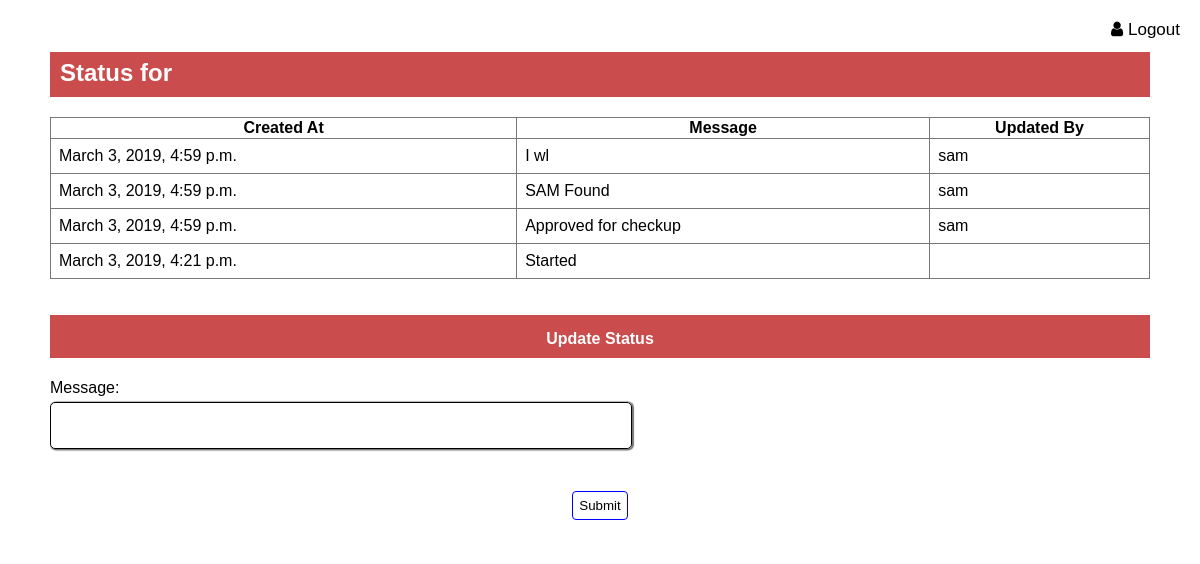
Screenshot of /nrc/referrals/2 (signed in) with the database file from the repository.
### app/models.py (models this page shows, shortened)
class Status(models.Model):
	referral = models.ForeignKey(Referral, on_delete = models.CASCADE)
	message = models.CharField(null = False, max_length = 400)
	createdAt = models.DateTimeField(auto_now_add = True)
	updatedby = models.ForeignKey(User, null = True, on_delete = models.CASCADE)

### app/views.py (the view, shortened to what this page needs)
# urls.py: path('nrc/referrals/<pk>', views.updateStatus),
@login_required
def updateStatus(request, pk):
	user = request.user
	if len(Referral.objects.filter(pk = pk)) == 0:
		return render(request, 'updateStatus.html', {'error': 'No Referral with pk' +  str(pk), 'User':user,})
	ref = Referral.objects.get(pk = pk)
	statusList = Status.objects.filter(referral = ref).order_by('-createdAt')
	if len(statusList) == 0:
		return render(request, 'updateStatus.html', {'error': 'No Status Available', 'User':user})
	latestMessage = statusList[0].message
	print(latestMessage)
	print(pk)
	try:
		ref = Referral.objects.get(pk = pk)
		statusList = Status.objects.filter(referral = ref).order_by('-createdAt')
		latestMessage = statusList[0].message
		print(latestMessage)
		if latestMessage == 'Request Closed':
			return render(request, 'updateStatus.html', {'statusList': statusList, 'User':user,})
		else:
			if latestMessage == 'Started':
				name = ['Mark As Fake', 'Approve For Checkup']
				value = ['FakeData', 'ApproveForCheckup']
			elif latestMessage == 'Approved for checkup':
				name = ['SAM Found', 'Not Found Sam']
				value = ['FoundSAM', 'NotFoundSAM']
			elif latestMessage == 'SAM Found' or latestMessage == 'No bed Available':
				name = ['Admit']
				value = ['Admit']
			elif latestMessage == 'Admitted':
				name = ['Discharge']
				value = ['Discharge']
			elif latestMessage == 'Discharged':
				name = ['First Checkup Done']
				value = ['FollowbackCheckup1']
			elif latestMessage == 'First Followback Checkup Done':
				name = ['Second Checkup Done']
				value = ['FollowbackCheckup2']
			elif latestMessage == 'Second Followback Checkup Done':
				name = ['Third Checkup Done']
				value = ['FollowbackCheckup3']
			else:
				name = []
				value = []
	except:
		statusList = []
		name = []
		value = []
	form = StatusUpdate()
	if len(name) == 2:
		name1 = name[0]
		name2 = name[1]
		val1 = value[0]
		val2 = value[1]
		return render(request, 'updateStatus.html', {'pk': pk, 'statusList': statusList, 'User':user, 'form':form, 'name1': name1, 'name2': name2, 'val1' : val1, 'val2' : val2 })
	elif len(name) == 1:
		name1 = name[0]
		val1 = value[0]
		return render(request, 'updateStatus.html', {'pk': pk, 'statusList': statusList, 'User':user, 'form':form, 'name1': name1, 'val1' : val1 })
	elif latestMessage != 'Request Closed':
		return render(request, 'updateStatus.html', {'pk': pk, 'statusList': statusList, 'User':user, 'form':form})
	else:
		return render(request, 'updateStatus.html', {'pk': pk, 'statusList': statusList, 'User':user})

### app/forms.py (shortened to what this page needs)
class StatusUpdate(forms.Form):
	message = forms.CharField(label = 'Message', required = False)

### app/templates/updateStatus.html (shortened to what this page needs)
{% extends "base_generic.html" %}
{% block nav %}
<a href="{% url 'logout'%}"><i class="fa fa-fw fa-user"></i>Logout</a>
{% endblock %}
{% block content %}
<div class="container">
{% if statusList %}
    <h2 class="tag"> Status for {{child}} </h2>
    <div style="overflow-x:auto;">
            <table>
                <tr >
                    <th> Created At </th>
                    <th> Message</th>
                    <th> Updated By</th>
                </tr>
                {% for status in statusList %}
                <tr>
                    <td> {{status.createdAt}} </td>
                    <td> {{status.message}} </td>
                    <td> {{status.updatedby.username}} </td>
                </tr>
                {% endfor %}
            </table>
{% endif %}
<form method = "POST">
	{% if form %}
	<br><br>
	<h4 class="tag">Update Status</h4>
	{{ form }}
    <div id="buttons">
	<button type = "submit" class="submit" id="sub"> Submit </button>
    {% endif %}
</form>
</div>
{% endblock %}

### rows the page displays
Status: createdAt "March 3, 2019, 4:59 p.m.", message "I wl", updatedby.username "sam"
Status: createdAt "March 3, 2019, 4:59 p.m.", message "SAM Found", updatedby.username "sam"
Status: createdAt "March 3, 2019, 4:59 p.m.", message "Approved for checkup", updatedby.username "sam"
Status: createdAt "March 3, 2019, 4:21 p.m.", message "Started"
